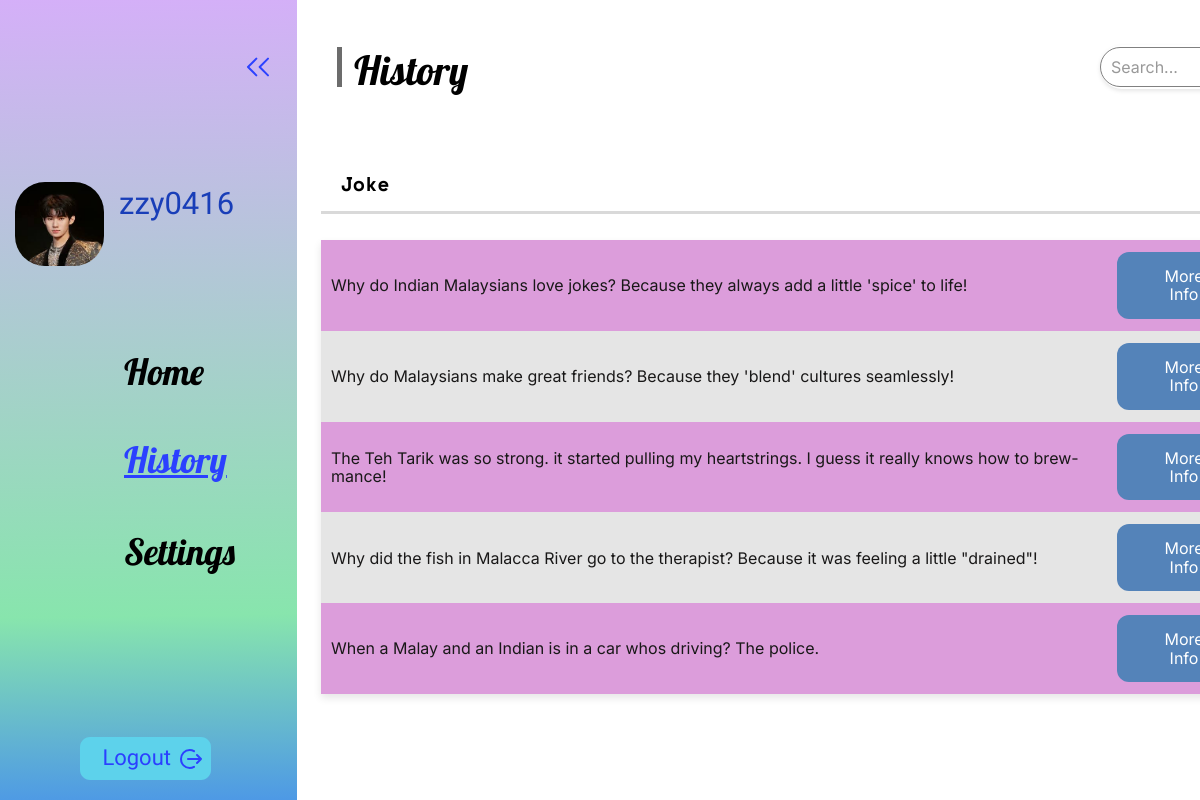
The app's page /history/ (signed in), older data.
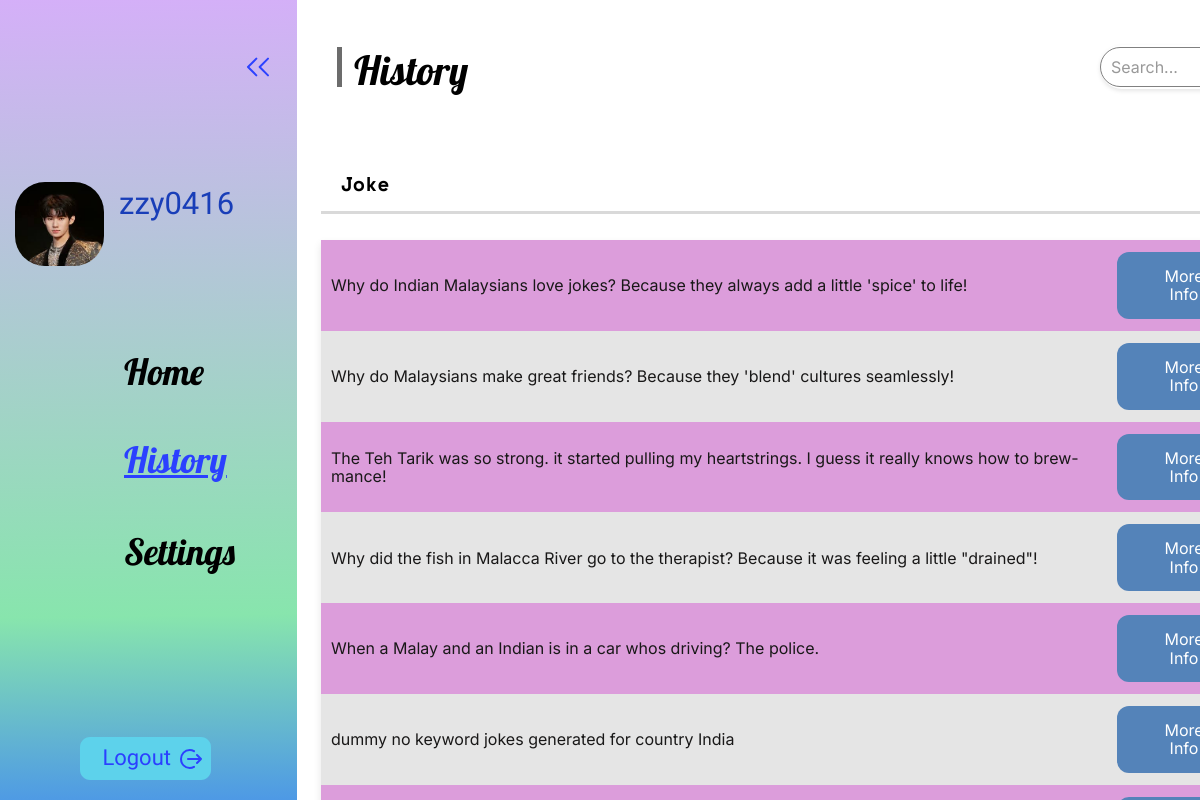
The same page, newer data.
### Users/models.py (models this page shows, shortened)
class History(models.Model):
    user = models.ForeignKey(User, on_delete=models.CASCADE)
    description = models.CharField(max_length=500, default='No description')
    keyword = models.CharField(max_length=100, default='No keyword')
    country = models.CharField(max_length=20, choices=COUNTRY_CHOICES, null=False, blank=False) #new add
    offensive = models.BooleanField(null=True, default=None) #new add
    status = models.PositiveIntegerField(default=0)

### Users/views.py (the view)
# urls.py: path('history/', views.history, name='history'), #with rud (ajax method )
def history(request):
    user_id = request.session.get('user_id')
    if user_id:
        user = User.objects.get(id=user_id)
        histories = History.objects.filter(user_id=user_id)
        if len(histories) == 0:
            histories = None
    else:
        user = None
        histories = None
    return render(request, 'history.html', {'user': user, 'histories': histories})

### Users/templates/history.html (shortened to what this page needs)
{% load static %}
<!DOCTYPE html>
<html lang="en">
<head>
    <link rel="stylesheet" href="https://unpkg.com/animate.css@4.1.1/animate.css" />
    <link rel="stylesheet" href="https://unpkg.com/@teleporthq/teleport-custom-scripts/dist/style.css" />
</head>
<body>
    {% if user %}
    <link rel="stylesheet" href="{% static 'css/style.css' %}" />
    <div>
        <link href="{% static 'css/history-page.css' %}" rel="stylesheet" />
        <div class="history-page-container">
            <div class="history-page-history-page">
                <div class="history-page-rectangle2"></div>
                <img src="{% static 'asset/chevronleftdouble1280-8vcl.svg' %}" alt="chevronleftdouble1280"
                    class="history-page-chevronleftdouble" />
                <img src="{{ user.profile_image.url }}" alt="Ellipse98631" class="history-page-ellipse9" />
                <span class="history-page-text04"><span>{{ user.username }}</span></span>
                <span class="history-page-text06">
                    <a href="{% url 'index' %}" class="history-link">Home</a>
                </span>
                <span class="history-page-text08"><span>History</span></span>
                <span class="history-page-text10">
                    <a href="{% url 'usersettings' %}" class="history-link">Settings</a>
                </span>
                <img src="{% static 'asset/rectangle41229-04z-200w.png' %}" alt="Rectangle41229"
                    class="history-page-rectangle4" />
                <span class="history-page-text"><span>History</span></span>
                <div class="history-page-search">
                    <input type="search" class="search-bar" placeholder="Search...">
                </div>
                <img src="{% static 'asset/rectangle81296-owf2.svg' %}" alt="Rectangle81296"
                    class="history-page-rectangle8" />
                <span class="history-page-text12"> Joke </span>
                <table class="history-info-table">
                    {% for history in histories %}
                    <tr id="history-{{ history.id }}">
                        <td>{{ history.description }}</td>
                        <td>
                            <button class = more-info-button type="button" onclick="showMoreInfo('{{ history.id }}')">More Info</button>
                        </td>
                    </tr>
                    {% endfor %}
                </table>
                <div class="history-page-group13" onclick="confirmLogout()">
                    <img src="{% static 'asset/rectangle491212-jvu.svg' %}" alt="Rectangle491212"
                        class="history-page-rectangle49" />
                    <img src="{% static 'asset/logout041212-f2ko.svg' %}" alt="logout041212"
                        class="history-page-logout04" />
                    <span class="history-page-text36">
                        <a href="{% url 'logout' %}">Logout</a>
                    </span>
                </div>
            </div>
        </div>
    </div>
    {% else %}
    <p>You are not logged in. <a href="{% url 'login' %}">Click here to login</a></p>
    {% endif %}
</body>
</html>

Row changes from the older to the newer data that the page shows:
added History: description "dummy no keyword jokes generated for country India"
